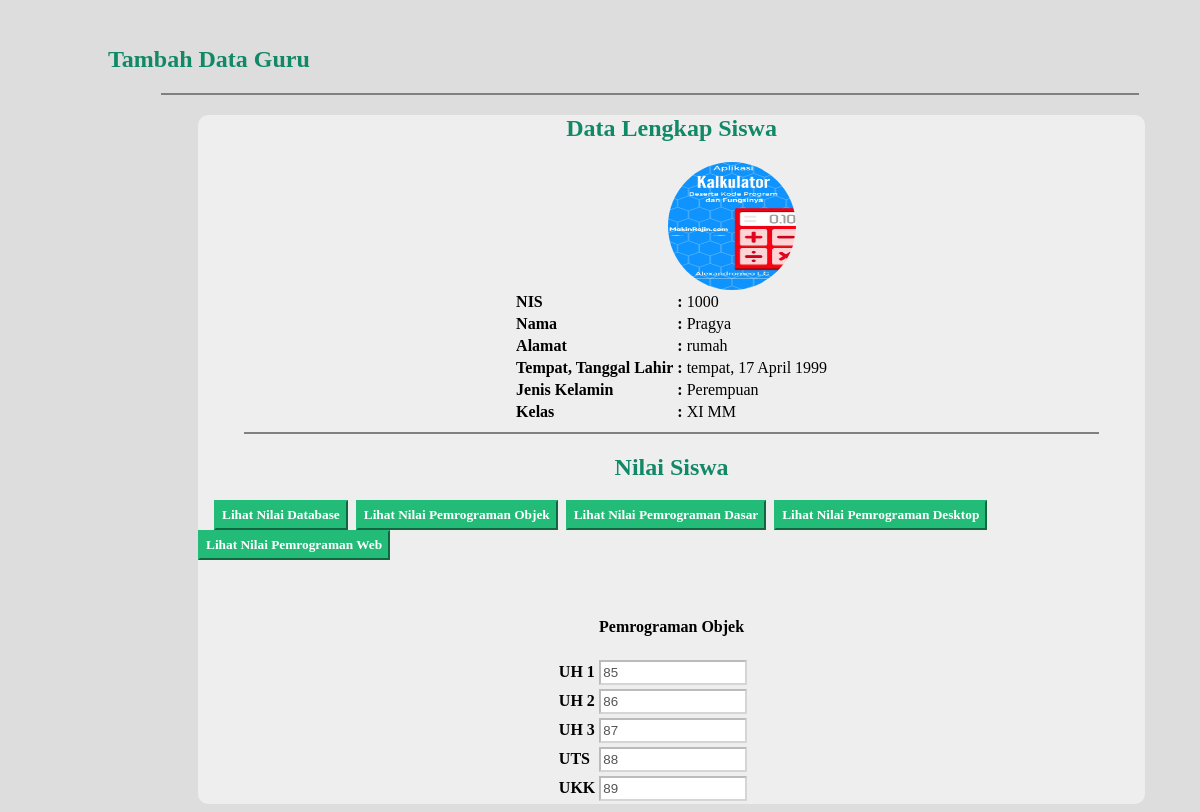
The app's page /admin/lengkapsiswa.php?nis=1000&nilai=OOP with its own data.
### tables this page shows
CREATE TABLE `datasiswa` (
  `nis` int(50) NOT NULL,
  `nama` varchar(50) NOT NULL,
  `alamat` varchar(99) NOT NULL,
  `tempatlahir` varchar(50) NOT NULL,
  `tanggallahir` varchar(50) NOT NULL,
  `bulanlahir` varchar(50) NOT NULL,
  `tahunlahir` varchar(50) NOT NULL,
  `jurusan` varchar(50) NOT NULL,
  `kelas` varchar(50) NOT NULL,
  `jk` varchar(50) NOT NULL,
  `foto` varchar(50) NOT NULL
);

CREATE TABLE `pelajaran` (
  `id` varchar(99) NOT NULL,
  `mapel` varchar(99) NOT NULL,
  `nis` int(99) NOT NULL
);

CREATE TABLE `nilai` (
  `nis` int(99) NOT NULL,
  `uh1` double NOT NULL,
  `uh2` double NOT NULL,
  `uh3` double NOT NULL,
  `uts` double NOT NULL,
  `ukk` double NOT NULL,
  `id` varchar(99) NOT NULL
);

### admin/lengkapsiswa.php (the view, shortened to what this page needs)
<?php
include "../php/lib.php";
?>
<!DOCTYPE html>
<html>
<head>
	<link rel="stylesheet" type="text/css" href="../css/style.css">
</head>
<body>
<div class="kontentitle">
	<br><h2>Tambah Data Guru</h2>
	<hr noshade width="90%">
</div>
<div class="konten">
	<center><h2><font face ="Aharoni" color="#186">Data Lengkap Siswa</font></h2></center>
	<?php
	$nis = $_GET['nis'];
	$lengkapsiswa = mysqli_query($konek, "select datasiswa.*,  nilai.*, pelajaran.* from datasiswa, nilai, pelajaran where datasiswa.nis ='".$nis."' AND nilai.nis = pelajaran.nis");
	$data = mysqli_fetch_array($lengkapsiswa);
	if ($data['jk'] == "P")
	{
		$data['jk'] = "Perempuan";
	}
	else
	{
		$data['jk'] = "Laki-laki";
	}
	echo "<img src=../img/$data[foto] class='mlipir'>";
	echo '<center>
	<table>
		<tr>
			<th>NIS</th>
			<th>:</th>
			<td>'.$data['nis'].'</td>
		</tr>
		<tr>
			<th>Nama</th>
			<th>:</th>
			<td>'.$data['nama'].'</td>
		</tr>
		<tr>
			<th>Alamat</th>
			<th>:</th>
			<td>'.$data['alamat'].'</td>
		</tr>
		<tr>
			<th>Tempat, Tanggal Lahir</th>
			<th>:</th>
			<td>'.$data['tempatlahir'].', '.$data['tanggallahir'].' '.$data['bulanlahir'].' '.$data['tahunlahir'].'</td>
		</tr>
		<tr>
			<th>Jenis Kelamin</th>
			<th>:</th>
			<td>'.$data['jk'].'</td>
		</tr>
		<tr>
			<th>Kelas</th>
			<th>:</th>
			<td>'.$data['kelas'].' '.$data['jurusan'].'</td>
		</tr>
	</table></center>';
?>
<hr noshade width="90%" height="1">
<center><h2><font face ="Aharoni" color="#186">Nilai Siswa</font></h2></center>
<?='<a href="?nis='.$nis.'&nilai=Database"><input type="button" value="Lihat Nilai Database" class="okbtn"></a>';?>&nbsp;
<?='<a href="?nis='.$nis.'&nilai=OOP"><input type="button" value="Lihat Nilai Pemrograman Objek" class="okbtn"></a>';?>&nbsp;
<?='<a href="?nis='.$nis.'&nilai=Pemdas"><input type="button" value="Lihat Nilai Pemrograman Dasar" class="okbtn"></a>';?>&nbsp;
<?='<a href="?nis='.$nis.'&nilai=Pemdesk"><input type="button" value="Lihat Nilai Pemrograman Desktop" class="okbtn"></a>';?>&nbsp;
<?='<a href="?nis='.$nis.'&nilai=Pemweb"><input type="button" value="Lihat Nilai Pemrograman Web" class="okbtn"></a>';?>&nbsp;
<?php
if ($_GET['nilai'] == "Database")
{
	$id = $nis."a";
	$lengkapsiswa = mysqli_query($konek, "select datasiswa.*,  nilai.*, pelajaran.* from datasiswa, nilai, pelajaran where datasiswa.nis ='".$nis."' AND nilai.id = '".$id."'");
	$data = mysqli_fetch_array($lengkapsiswa);
	echo '<center><br><br><b><h4>Database</h4></b>
	<table>
	<tr>
		<th>UH 1</th>
		<th><input type="text" disabled class="logininput" value='.$data["uh1"].'></th>
	</tr>
	<tr>
		<th>UH 2</th>
		<th><input type="text" disabled class="logininput" value='.$data["uh2"].'></th>
	</tr>
	<tr>
		<th>UH 3</th>
		<th><input type="text" disabled class="logininput" value='.$data["uh3"].'></th>
	</tr>
	<tr>
		<th>UTS</th>
		<th><input type="text" disabled class="logininput" value='.$data["uts"].'></th>
	</tr>
	<tr>
		<th>UKK</th>
		<th><input type="text" disabled class="logininput" value='.$data["ukk"].'></th>
	</tr>
</table><center>';
}
elseif ($_GET['nilai'] == "OOP")
{
	$id = $nis."b";
	$lengkapsiswa = mysqli_query($konek, "select datasiswa.*,  nilai.*, pelajaran.* from datasiswa, nilai, pelajaran where datasiswa.nis ='".$nis."' AND nilai.id = '".$id."'");
	$data = mysqli_fetch_array($lengkapsiswa);
	echo '<center><br><br><b><h4>Pemrograman Objek</h4></b>
	<table>
	<tr>
		<th>UH 1</th>
		<th><input type="text" disabled class="logininput" value='.$data["uh1"].'></th>
	</tr>
	<tr>
		<th>UH 2</th>
		<th><input type="text" disabled class="logininput" value='.$data["uh2"].'></th>
	</tr>
	<tr>
		<th>UH 3</th>
		<th><input type="text" disabled class="logininput" value='.$data["uh3"].'></th>
	</tr>
	<tr>
		<th>UTS</th>
		<th><input type="text" disabled class="logininput" value='.$data["uts"].'></th>
	</tr>
	<tr>
		<th>UKK</th>
		<th><input type="text" disabled class="logininput" value='.$data["ukk"].'></th>
	</tr>
</table><center>';
}
?>
</div>
</body>
</html>

### css/style.css (style rules this page uses)
body { background-color: #ddd; }
table { text-align: left; }
.okbtn { background-color: #2b7; color: white; width: auto; height: 30px; border-color: #2b7; cursor: pointer; font-family: "Aharoni"; font-weight: bold; }
.logininput { background-color: #fff; width: 80%; height: 25px; }
.konten { background-color: #eee; font-family: Tahoma; width: 80%; height: auto; font-color: black; margin-left: 190px; border-radius: 10px; }
.kontentitle { font-family: "Aharoni"; color: #186; margin-left: 100px; }
img { width: 128px; height: 128px; margin-left: 10px; margin-top: 30px; border-radius: 50%; }
.mlipir { margin-left: 470px; margin-top: 0px; }

### records on screen
datasiswa: foto (picture), nama "Pragya", alamat "rumah", tempatlahir "tempat", tanggallahir "17", bulanlahir "April", tahunlahir "1999", kelas "XI", jurusan "MM"
pelajaran: nis "1000"
nilai: uh1 "85", uh2 "86", uh3 "87", uts "88", ukk "89"

### other values on screen
$data['jk'] "Perempuan"
